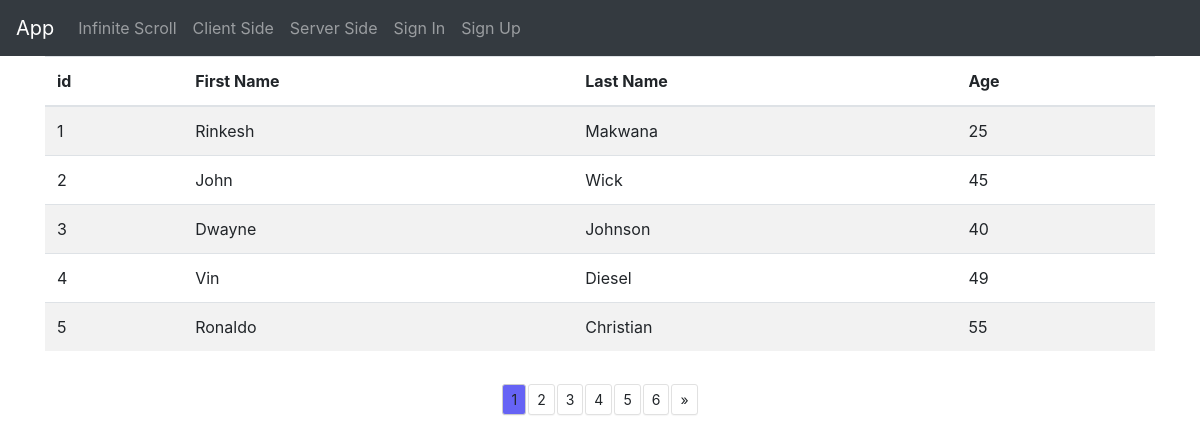
The app's page /client-side/ with its own data.
### core/models.py (models this page shows, shortened)
class Profile(models.Model):
    first_name = models.CharField(max_length=50)
    last_name = models.CharField(max_length=50)
    age = models.IntegerField()

### core/views.py (the view)
# urls.py: path('client-side/', ClientSideView.as_view(), name='client-side'),
class ClientSideView(ListView):
    model = Profile
    context_object_name = 'profiles'
    template_name = 'client_side.html'
    paginate_by = 100

### templates/client_side.html (shortened to what this page needs)
{% extends 'base.html' %}
{% load static %}
{% block extra_head %}
    <link rel="stylesheet" href="{% static 'css/style.css' %}">
{% endblock extra_head %}
{% block content %}
    <div class="container">
        <table id="pager" class="table table-striped">
            <thead>
                <tr>
                    <th>id</th>
                    <th>First Name</th>
                    <th>Last Name</th>
                    <th>Age</th>
                </tr>
            </thead>
            <tbody>
                {% for profile in profiles %}
                <tr>
                    <td>{{ forloop.counter }}</td>
                    <td>{{ profile.first_name }}</td>
                    <td>{{ profile.last_name }}</td>
                    <td>{{ profile.age }}</td>
                </tr>
                {% endfor %}
            </tbody>
        </table>
        <nav class="d-flex justify-content-center wow fadeIn">
            <div id="pageNavPosition" class="pager-nav"></div>
        </nav>
    </div>
{% endblock content %}

### templates/base.html (shortened to what this page needs)
<!DOCTYPE html>
{% load static %}
<html>
  <head>
    {% block extra_head %}
    {% endblock %}
    <link rel="stylesheet" href="https://stackpath.bootstrapcdn.com/bootstrap/4.5.0/css/bootstrap.min.css">
  </head>
  <body>
    {% block body %}
    <div>
      <nav class="navbar navbar-expand-lg navbar-dark bg-dark">
        <a class="navbar-brand" href="/">App</a>
        <div class="collapse navbar-collapse" id="navbarNav">
          <ul class="navbar-nav">
            <li class="nav-item">
              <a class="nav-link" href="{% url 'lazy-load' %}">Infinite Scroll</a>
            </li>
            <li class="nav-item">
              <a class="nav-link" href="{% url 'client-side' %}">Client Side</a>
            </li>
            <li class="nav-item">
              <a class="nav-link" href="{% url 'server-side' %}">Server Side</a>
            </li>
            {% if user.is_authenticated %}
            <li class="nav-item">
              <a class="nav-link" href="{% url 'account_email' %}">Change E-mail</a>
            </li>
            <li class="nav-item">
              <a class="nav-link" href="{% url 'account_logout' %}">Sign Out</a>
            </li>
            {% else %}
            <li class="nav-item">
              <a class="nav-link" href="{% url 'account_login' %}">Sign In</a>
            </li>
            <li class="nav-item">
              <a class="nav-link" href="{% url 'account_signup' %}">Sign Up</a>
            </li>
            {% endif %}
          </ul>
        </div>
      </nav>
    </div>
    {% block content %}
    {% endblock %}
    {% endblock %}
  </body>
</html>

### static_in_env/css/style.css (style rules this page uses)
body { background-color: #fff; color: #24292e; font-family: "Poppins", -apple-system, BlinkMacSystemFont, Segoe UI, Helvetica, Arial, sans-serif; font-size: 14px; line-height: 1.5; }
.pager-nav { margin: 16px 0; }

### records on screen
Profile: first_name "Rinkesh", last_name "Makwana", age "25"
Profile: first_name "John", last_name "Wick", age "45"
Profile: first_name "Dwayne", last_name "Johnson", age "40"
Profile: first_name "Vin", last_name "Diesel", age "49"
Profile: first_name "Ronaldo", last_name "Christian", age "55"
